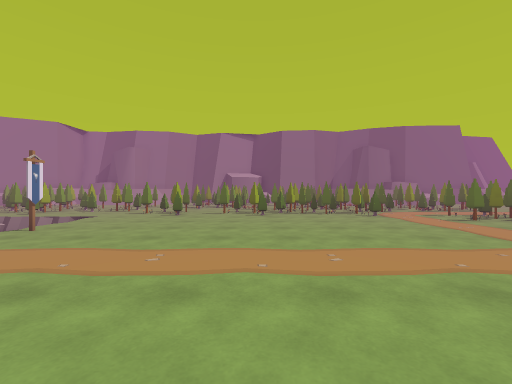
[1] (above)

22 first-person views from a walk through a 3-D level made in the Unity game engine. The camera is 1.3 m above the floor, looks level and sees 90° across. The floor is counted in squares, 2 m on a side. Each view is taken from the middle of a square. On the plan, view 1 faces up. The plan holds only what a view shows up to about 9 squares ahead; the rest is blank. The place goes on beyond the plan.

[2]
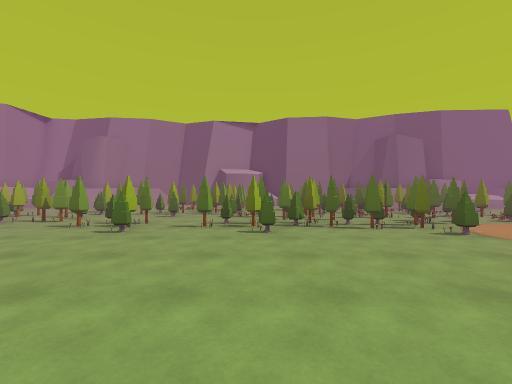

[3]
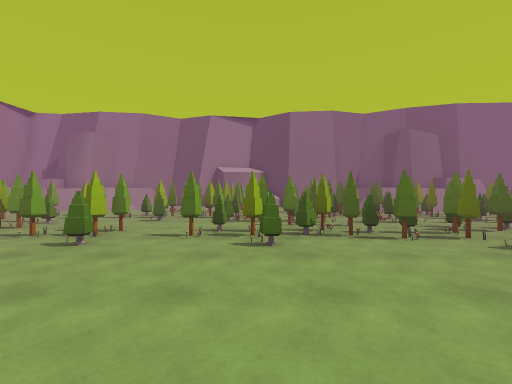

[4]
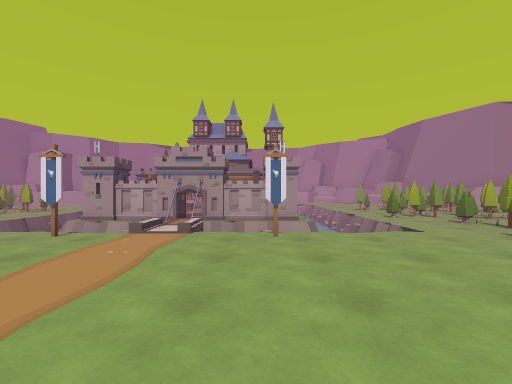

[5]
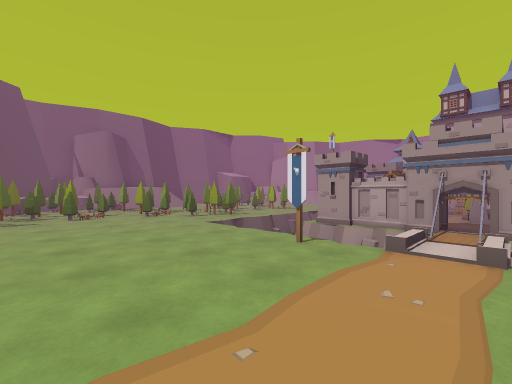

[6]
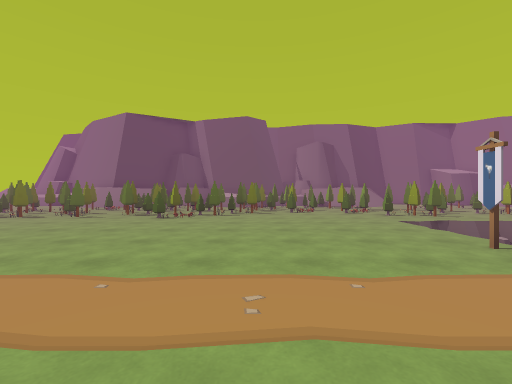

[7]
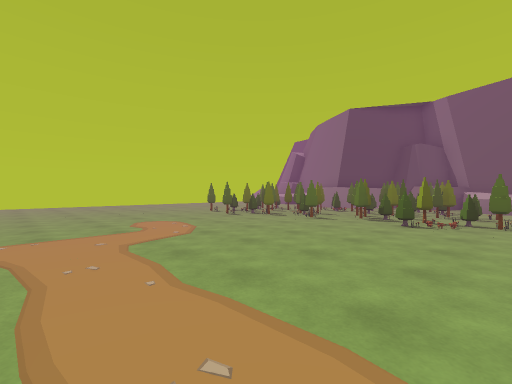

[8]
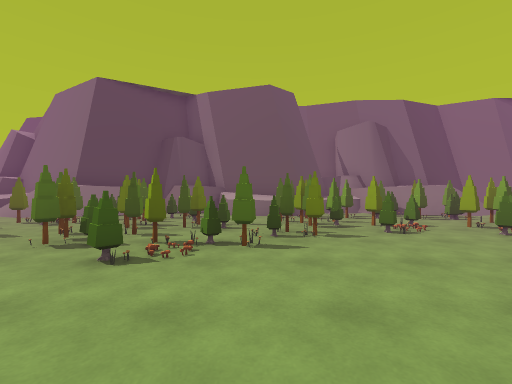

[9]
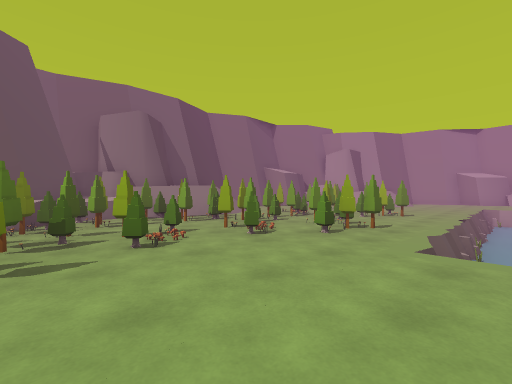

[10]
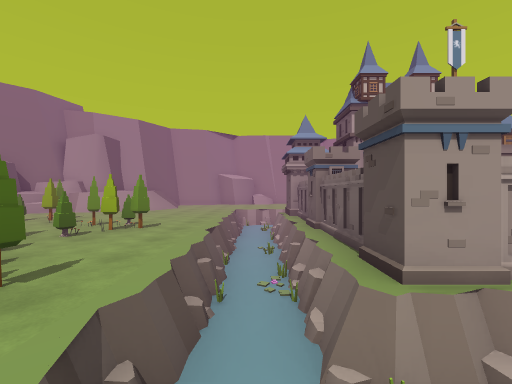

[11]
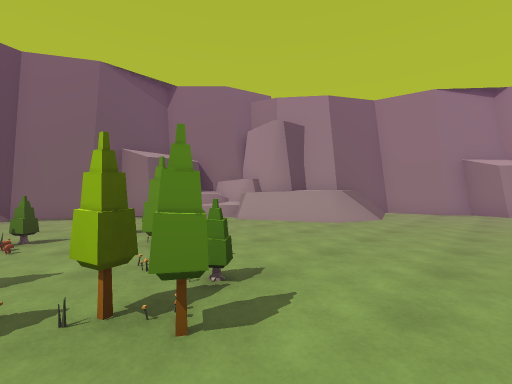

[12]
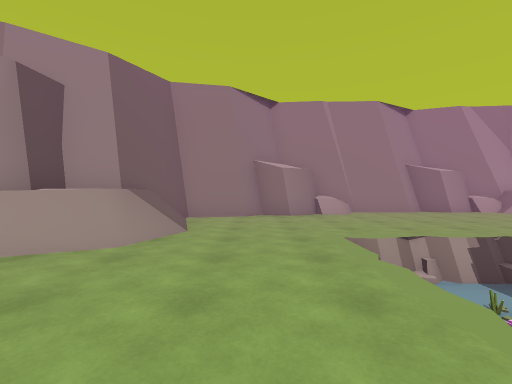

[13]
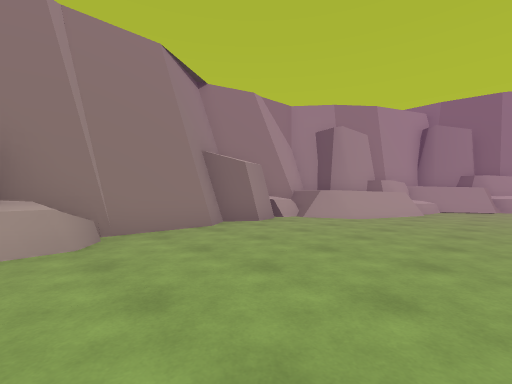

[14]
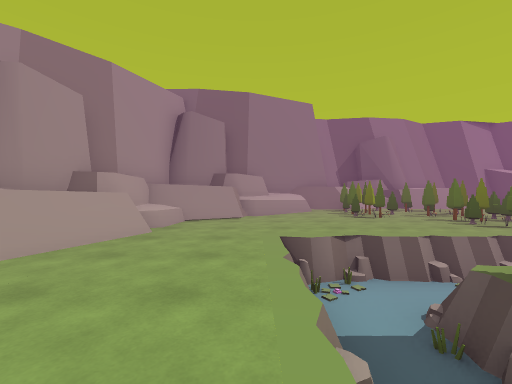

[15]
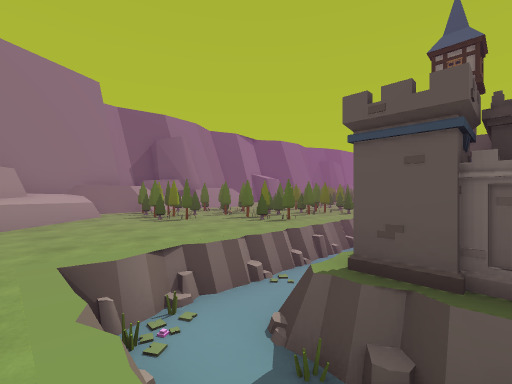

[16]
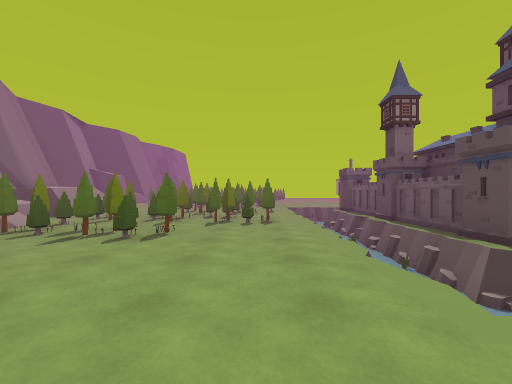

[17]
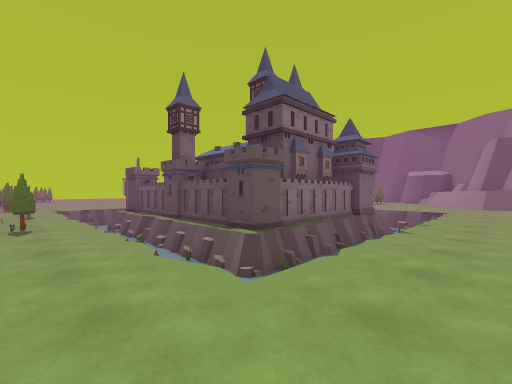

[18]
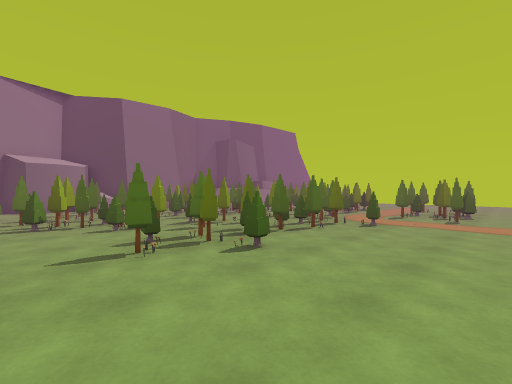

[19]
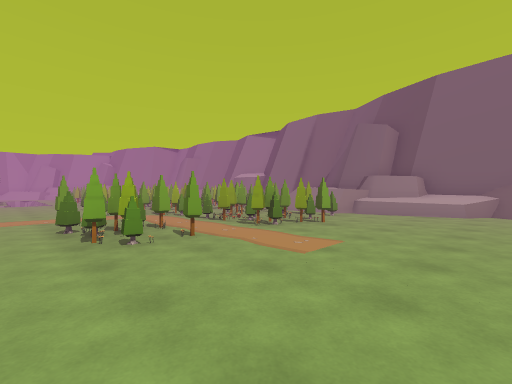

[20]
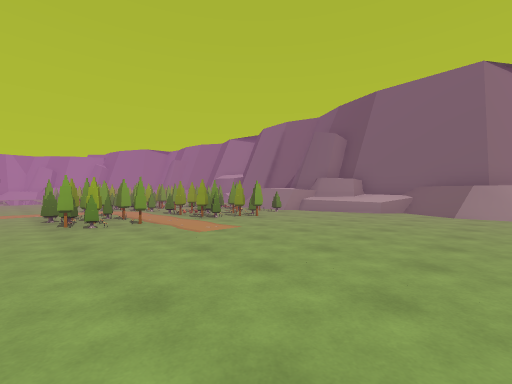

[21]
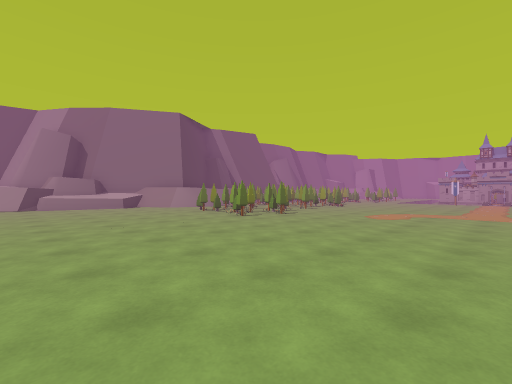

[22]
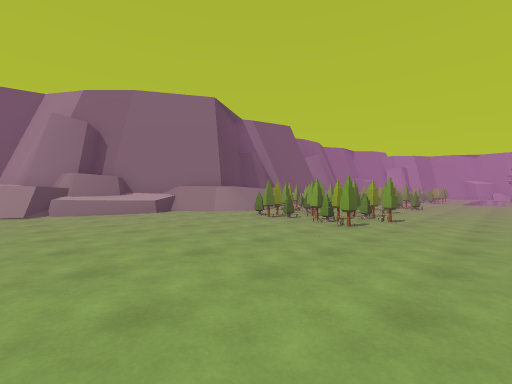

### Floor plan
Key: @ floor where view 1 was taken; # wall or solid block; . main floor; : floor 0.5 m higher than the main floor; + floor 0.75 m higher than the main floor; * floor 1.25 m higher than the main floor; % floor 1.5 m higher than the main floor; & floor 1.75 m higher than the main floor; / step, stairs or slope; = window, fence, low wall or low ledge; ^ raised ledge; v drop or lower ground; F flag; O other object.
Columns run from 19 left of view 1 to 13 right of it. Each row starts with its distance up from view 1.
 16                  ###           ##
 15            ###    #^^      #####/
 14        ## #=#&   .OO      #^^////
 13      ### +#==:   OOOOOO.  =#=..//
 12     ###.OOOO..O.OOOOOOOOOOO......
 11   ##^#=.O.OO.OO.OOOOOOOOOOO......
 10   #^^=..O.OOOOOOOOOOOOO.OOOO.....
  9  #^^=...O.OOOOOO....OOOOOOO......
  8  #^^......O.O...OOOOOOOO.........
  7 ##*=.............O.O..O..O.O.....
  6 #%//..vvvvvvvv v........OOO......
  5 #//...vv###### ..................
  4 #/....v##  # ^ F........
  3 ##....v#   ###v.................
  2 ##.... #######v.................
  1 #..... # ####^vF................
  0 #^....v#######v/...@............
 -1 #^....vvvvvvvv /................
 -2  #..../////////..........OO.....
 -3  #........O..OO....OOO.OOOO.....
 -4  ##../....OOOO.O.OOO.OOOOOO.....
 -5   #////...OOOOOOOOOOOOOOOOO.....
 -6   ##///..OOOO./OOOOOOOO O/......
 -7    ###/=....//OOOO^^#O  ///.....
 -8      #^=....////^^^^^##%&///==..
 -9      #####//  /#^#############^#
-10          ###  ##^           #^^#
-11                 #             ##

Where each view was taken, in squares from view 1:
view 1: 0 up, 0 right, facing up
view 2: 3 up, 0 right, facing up
view 3: 4 up, 0 right, facing up
view 4: 4 up, 0 right, facing left
view 5: 3 up, 1 left, facing down-left
view 6: 4 up, 1 left, facing down
view 7: 3 up, 0 right, facing down-right
view 8: 0 up, 0 right, facing down
view 9: 1 down, 1 left, facing down-left
view 10: 1 down, 4 left, facing left
view 11: 2 down, 8 left, facing down-left
view 12: 3 down, 10 left, facing left
view 13: 1 down, 14 left, facing up-left
view 14: 3 up, 14 left, facing up
view 15: 4 up, 14 left, facing up-right
view 16: 8 up, 15 left, facing right
view 17: 8 up, 15 left, facing down-right
view 18: 5 up, 2 left, facing up-right
view 19: 5 up, 11 right, facing up-left
view 20: 5 up, 13 right, facing up-left
view 21: 3 up, 12 right, facing down-left
view 22: 0 up, 12 right, facing down-left
